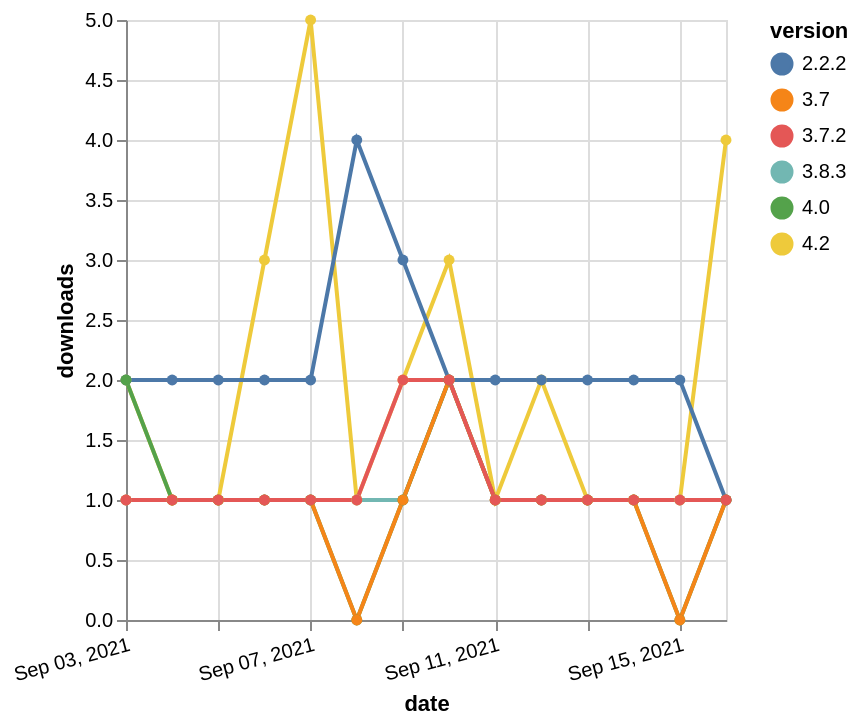

The Vega-Lite source for this figure:
### Vega-Lite specification from a JSON file in a GitHub repository (floating-point values rounded to 4 significant figures)
{"$schema": "https://vega.github.io/schema/vega-lite/v5.json", "description": "A simple bar chart with embedded data.", "data": {"values": [{"date": "2021-09-03", "total": 155, "delta": 1, "version": "3.8.3"}, {"date": "2021-09-04", "total": 156, "delta": 1, "version": "3.8.3"}, {"date": "2021-09-05", "total": 157, "delta": 1, "version": "3.8.3"}, {"date": "2021-09-06", "total": 158, "delta": 1, "version": "3.8.3"}, {"date": "2021-09-07", "total": 159, "delta": 1, "version": "3.8.3"}, {"date": "2021-09-08", "total": 160, "delta": 1, "version": "3.8.3"}, {"date": "2021-09-09", "total": 161, "delta": 1, "version": "3.8.3"}, {"date": "2021-09-10", "total": 163, "delta": 2, "version": "3.8.3"}, {"date": "2021-09-11", "total": 164, "delta": 1, "version": "3.8.3"}, {"date": "2021-09-12", "total": 165, "delta": 1, "version": "3.8.3"}, {"date": "2021-09-13", "total": 166, "delta": 1, "version": "3.8.3"}, {"date": "2021-09-14", "total": 167, "delta": 1, "version": "3.8.3"}, {"date": "2021-09-15", "total": 168, "delta": 1, "version": "3.8.3"}, {"date": "2021-09-16", "total": 169, "delta": 1, "version": "3.8.3"}, {"date": "2021-09-03", "total": 358, "delta": 2, "version": "4.2"}, {"date": "2021-09-04", "total": 359, "delta": 1, "version": "4.2"}, {"date": "2021-09-05", "total": 360, "delta": 1, "version": "4.2"}, {"date": "2021-09-06", "total": 363, "delta": 3, "version": "4.2"}, {"date": "2021-09-07", "total": 368, "delta": 5, "version": "4.2"}, {"date": "2021-09-08", "total": 369, "delta": 1, "version": "4.2"}, {"date": "2021-09-09", "total": 371, "delta": 2, "version": "4.2"}, {"date": "2021-09-10", "total": 374, "delta": 3, "version": "4.2"}, {"date": "2021-09-11", "total": 375, "delta": 1, "version": "4.2"}, {"date": "2021-09-12", "total": 377, "delta": 2, "version": "4.2"}, {"date": "2021-09-13", "total": 378, "delta": 1, "version": "4.2"}, {"date": "2021-09-14", "total": 379, "delta": 1, "version": "4.2"}, {"date": "2021-09-15", "total": 380, "delta": 1, "version": "4.2"}, {"date": "2021-09-16", "total": 384, "delta": 4, "version": "4.2"}, {"date": "2021-09-03", "total": 2854, "delta": 2, "version": "2.2.2"}, {"date": "2021-09-04", "total": 2856, "delta": 2, "version": "2.2.2"}, {"date": "2021-09-05", "total": 2858, "delta": 2, "version": "2.2.2"}, {"date": "2021-09-06", "total": 2860, "delta": 2, "version": "2.2.2"}, {"date": "2021-09-07", "total": 2862, "delta": 2, "version": "2.2.2"}, {"date": "2021-09-08", "total": 2866, "delta": 4, "version": "2.2.2"}, {"date": "2021-09-09", "total": 2869, "delta": 3, "version": "2.2.2"}, {"date": "2021-09-10", "total": 2871, "delta": 2, "version": "2.2.2"}, {"date": "2021-09-11", "total": 2873, "delta": 2, "version": "2.2.2"}, {"date": "2021-09-12", "total": 2875, "delta": 2, "version": "2.2.2"}, {"date": "2021-09-13", "total": 2877, "delta": 2, "version": "2.2.2"}, {"date": "2021-09-14", "total": 2879, "delta": 2, "version": "2.2.2"}, {"date": "2021-09-15", "total": 2881, "delta": 2, "version": "2.2.2"}, {"date": "2021-09-16", "total": 2882, "delta": 1, "version": "2.2.2"}, {"date": "2021-09-03", "total": 191, "delta": 2, "version": "4.0"}, {"date": "2021-09-04", "total": 192, "delta": 1, "version": "4.0"}, {"date": "2021-09-05", "total": 193, "delta": 1, "version": "4.0"}, {"date": "2021-09-06", "total": 194, "delta": 1, "version": "4.0"}, {"date": "2021-09-07", "total": 195, "delta": 1, "version": "4.0"}, {"date": "2021-09-08", "total": 195, "delta": 0, "version": "4.0"}, {"date": "2021-09-09", "total": 196, "delta": 1, "version": "4.0"}, {"date": "2021-09-10", "total": 198, "delta": 2, "version": "4.0"}, {"date": "2021-09-11", "total": 199, "delta": 1, "version": "4.0"}, {"date": "2021-09-12", "total": 200, "delta": 1, "version": "4.0"}, {"date": "2021-09-13", "total": 201, "delta": 1, "version": "4.0"}, {"date": "2021-09-14", "total": 202, "delta": 1, "version": "4.0"}, {"date": "2021-09-15", "total": 202, "delta": 0, "version": "4.0"}, {"date": "2021-09-16", "total": 203, "delta": 1, "version": "4.0"}, {"date": "2021-09-03", "total": 199, "delta": 1, "version": "3.7"}, {"date": "2021-09-04", "total": 200, "delta": 1, "version": "3.7"}, {"date": "2021-09-05", "total": 201, "delta": 1, "version": "3.7"}, {"date": "2021-09-06", "total": 202, "delta": 1, "version": "3.7"}, {"date": "2021-09-07", "total": 203, "delta": 1, "version": "3.7"}, {"date": "2021-09-08", "total": 203, "delta": 0, "version": "3.7"}, {"date": "2021-09-09", "total": 204, "delta": 1, "version": "3.7"}, {"date": "2021-09-10", "total": 206, "delta": 2, "version": "3.7"}, {"date": "2021-09-11", "total": 207, "delta": 1, "version": "3.7"}, {"date": "2021-09-12", "total": 208, "delta": 1, "version": "3.7"}, {"date": "2021-09-13", "total": 209, "delta": 1, "version": "3.7"}, {"date": "2021-09-14", "total": 210, "delta": 1, "version": "3.7"}, {"date": "2021-09-15", "total": 210, "delta": 0, "version": "3.7"}, {"date": "2021-09-16", "total": 211, "delta": 1, "version": "3.7"}, {"date": "2021-09-03", "total": 225, "delta": 1, "version": "3.7.2"}, {"date": "2021-09-04", "total": 226, "delta": 1, "version": "3.7.2"}, {"date": "2021-09-05", "total": 227, "delta": 1, "version": "3.7.2"}, {"date": "2021-09-06", "total": 228, "delta": 1, "version": "3.7.2"}, {"date": "2021-09-07", "total": 229, "delta": 1, "version": "3.7.2"}, {"date": "2021-09-08", "total": 230, "delta": 1, "version": "3.7.2"}, {"date": "2021-09-09", "total": 232, "delta": 2, "version": "3.7.2"}, {"date": "2021-09-10", "total": 234, "delta": 2, "version": "3.7.2"}, {"date": "2021-09-11", "total": 235, "delta": 1, "version": "3.7.2"}, {"date": "2021-09-12", "total": 236, "delta": 1, "version": "3.7.2"}, {"date": "2021-09-13", "total": 237, "delta": 1, "version": "3.7.2"}, {"date": "2021-09-14", "total": 238, "delta": 1, "version": "3.7.2"}, {"date": "2021-09-15", "total": 239, "delta": 1, "version": "3.7.2"}, {"date": "2021-09-16", "total": 240, "delta": 1, "version": "3.7.2"}]}, "width": "container", "mark": {"type": "line", "point": {"filled": true}}, "encoding": {"x": {"field": "date", "type": "temporal", "timeUnit": "yearmonthdate", "title": "date", "axis": {"labelAngle": -15}}, "y": {"field": "delta", "type": "quantitative", "title": "downloads"}, "color": {"field": "version", "type": "nominal"}, "tooltip": {"field": "delta"}}}
